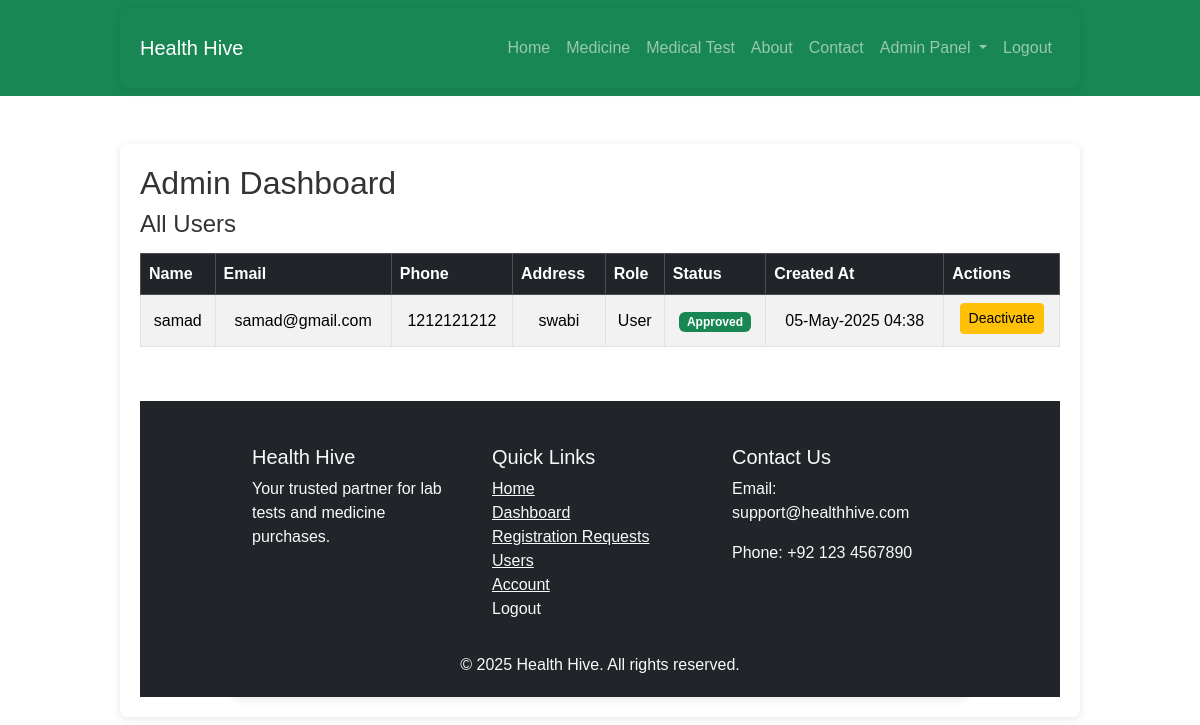
The page /admin/users.php (signed in) on the database its author committed.
### tables this page shows
CREATE TABLE `users` (
  `id` int(11) NOT NULL,
  `name` varchar(100) NOT NULL,
  `email` varchar(100) NOT NULL,
  `password` varchar(255) NOT NULL,
  `store_name` varchar(255) DEFAULT NULL,
  `logo_path` varchar(255) DEFAULT NULL,
  `phone` varchar(15) DEFAULT NULL,
  `address` text DEFAULT NULL,
  `license_number` varchar(50) DEFAULT NULL,
  `license_expiry_date` date DEFAULT NULL,
  `role` enum('user','lab','pharmacy','admin') NOT NULL,
  `status` varchar(50) DEFAULT NULL,
  `created_at` timestamp NOT NULL DEFAULT current_timestamp()
);

### admin/users.php (the view, shortened to what this page needs)
<?php
require_once __DIR__ . '/../header.php';
$result = $conn->query("SELECT * FROM users WHERE role IN ('user')");
?>
<div class="container mt-5">
    <h2>Admin Dashboard</h2>
<h4>All Users</h4>
<div class="table-responsive">
<table id="usersTable" class="table table-bordered table-hover table-striped align-middle">
    <thead class="table-dark text-center">
        <tr>
            <th>Name</th>
            <th>Email</th>
           <th>Phone</th>
            <th>Address</th>
            <th>Role</th>
            <th>Status</th>
            <th>Created At</th>
            <th>Actions</th>
        </tr>
    </thead>
    <tbody class="text-center">
        <?php while($row = $result->fetch_assoc()): ?>
        <tr>
            <td><?= htmlspecialchars($row['name']) ?></td>
            <td><?= htmlspecialchars($row['email']) ?></td>
             <td><?= htmlspecialchars($row['phone']) ?></td>
            <td><?= htmlspecialchars($row['address']) ?></td>
             <td><?= ucfirst($row['role']) ?></td>
            <td>
                <span class="badge bg-<?=
                    $row['status'] === 'approved' ? 'success' :
                    ($row['status'] === 'pending' ? 'warning' :
                    ($row['status'] === 'inactive' ? 'secondary' : 'danger')) ?>">
                    <?= ucfirst($row['status']) ?>
                </span>
            </td>
            <td><?= date('d-M-Y H:i', strtotime($row['created_at'])) ?></td>
            <td>
                <?php if ($row['status'] !== 'inactive'): ?>
                    <a href="deactivate_user.php?id=<?= $row['id'] ?>" class="btn btn-sm btn-warning mb-1">Deactivate</a>
                <?php else: ?>
                    <a href="activate_user.php?id=<?= $row['id'] ?>" class="btn btn-sm btn-primary mb-1">Activate</a>
                <?php endif; ?>
            </td>
        </tr>
        <?php endwhile; ?>
    </tbody>
</table>
</div>
<?php
require_once __DIR__ . '/../footer.php';
?>

### assets/css/style.css (style rules this page uses)
* { margin: 0; padding: 0; box-sizing: border-box; }
body { font-family: Arial, sans-serif; color: #333; }
.container { width: 80%; margin: 0 auto; padding: 20px; box-shadow: 0 2px 10px rgba(0, 0, 0, 0.1); border-radius: 8px; }

### rows shown on the page
users: name "samad", email "samad@gmail.com", phone "1212121212", address "swabi", role "User", status "Approved", created_at "05-May-2025 04:38"
